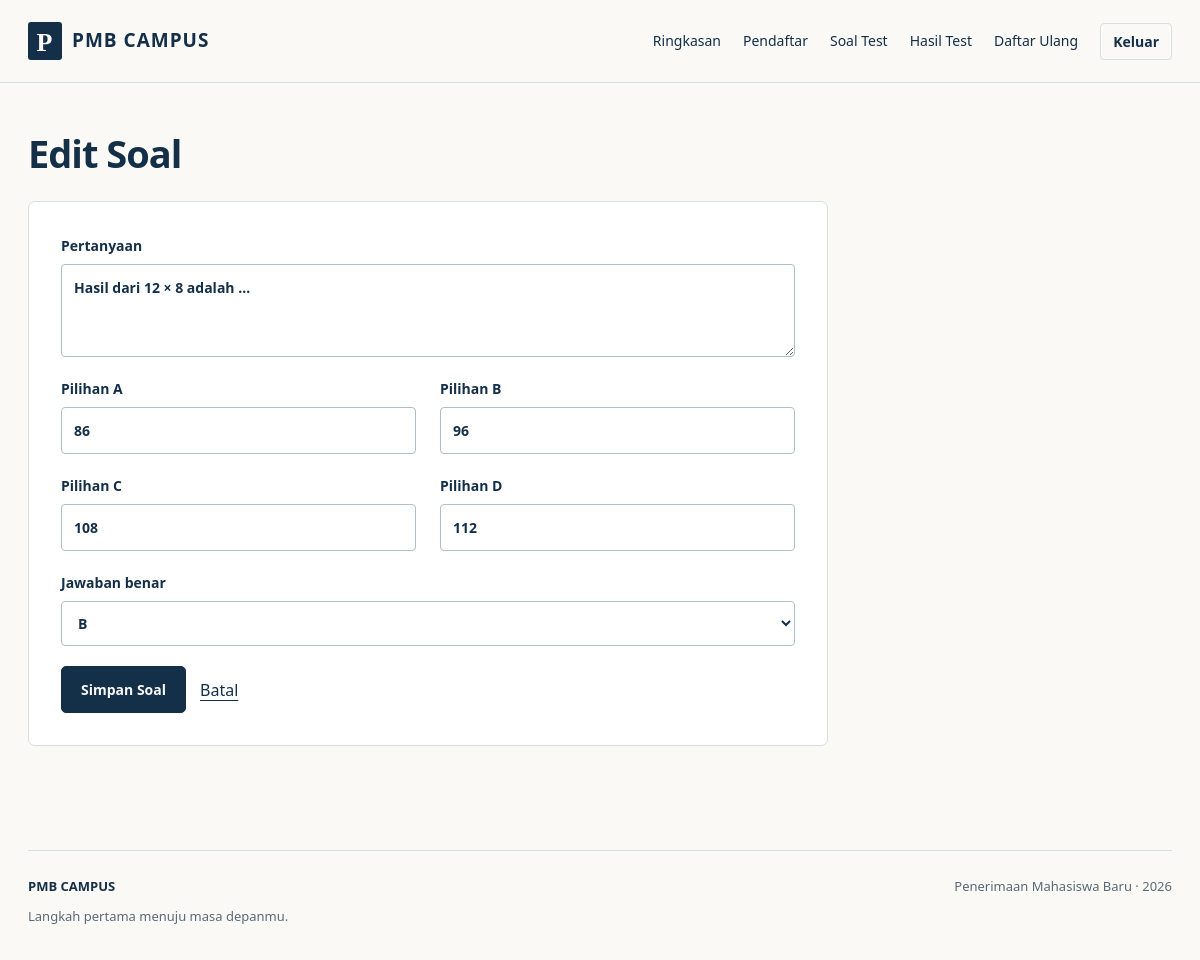
Page /admin/question_edit.php?id=1 (signed in) on the committed database.
### tables this page shows
CREATE TABLE test_questions (
 id INT UNSIGNED AUTO_INCREMENT PRIMARY KEY,
 question TEXT NOT NULL,
 option_a TEXT NOT NULL,
 option_b TEXT NOT NULL,
 option_c TEXT NOT NULL,
 option_d TEXT NOT NULL,
 correct_answer ENUM('A','B','C','D') NOT NULL,
 created_at TIMESTAMP NOT NULL DEFAULT CURRENT_TIMESTAMP
);

### admin/question_edit.php (called while the page is built, shortened)
<?php
require '../includes/init.php';
$editing = true;
require '../includes/admin_question_form.php';

### includes/init.php (called while the page is built, shortened)
<?php
function e($value) {
    return htmlspecialchars((string) $value, ENT_QUOTES, 'UTF-8');
}

### includes/admin_question_form.php (the view, shortened to what this page needs)
<?php
$data = [];
if ($editing) {
    $id = valid_id();
    $stmt = $pdo->prepare('SELECT * FROM test_questions WHERE id = ?');
    $stmt->execute([$id]);
    $data = $stmt->fetch();
}
$title = $editing ? 'Edit Soal' : 'Tambah Soal';
require __DIR__ . '/header.php';
?>
<h1><?= e($title) ?></h1>
<section class="card form-card"><?php
?><form method="post"><?php
?><label>Pertanyaan<textarea name="question" required maxlength="2000" rows="3"><?= e($data['question'] ?? '') ?></textarea>
</label>
<div class="form-grid"><?php
foreach (['a','b','c','d'] as $letter): ?><label>Pilihan <?= strtoupper($letter) ?><input name="option_<?= $letter ?>" required maxlength="2000" value="<?= e($data['option_' . $letter] ?? '') ?>">
</label><?php
endforeach;
?></div>
<label>Jawaban benar<select name="correct_answer" required>
<option value="">Pilih jawaban</option><?php
foreach (['A','B','C','D'] as $letter): ?><option <?= ($data['correct_answer'] ?? '') === $letter ? 'selected' : '' ?>><?= $letter ?></option><?php
endforeach;
?></select>
</label>
<div class="actions">
<button>Simpan Soal</button>
<a href="questions.php">Batal</a>
</div>
</form>
</section><?php
require __DIR__ . '/footer.php';
?>

### assets/css/style.css (style rules this page uses)
:root { --navy:#142f48; --blue:#dfecf5; --cream:#faf9f5; --muted:#586b78; --line:#d6dfe4 }
* { box-sizing:border-box }
body { margin:0; background:var(--cream); color:var(--navy); font-family:Segoe UI,Arial,sans-serif; font-size:16px; line-height:1.65 }
a { color:inherit; text-underline-offset:4px }
h1,h2,h3 { line-height:1.2; margin:0 0 20px }
h1 { font-size:38px; letter-spacing:-1px }
.actions { display:flex; align-items:center; gap:14px; flex-wrap:wrap }
.button,button { display:inline-block; background:var(--navy); color:var(--cream); border:1px solid var(--navy); border-radius:5px; padding:12px 19px; text-decoration:none; font:600 14px/1.5 Segoe UI,Arial,sans-serif; cursor:pointer }
.card,.auth-card { background:#fff; border:1px solid var(--line); border-radius:7px; padding:32px; margin:24px 0 }
.form-card { max-width:800px }
.form-grid { display:grid; grid-template-columns:1fr 1fr; gap:0 24px }
label { display:block; font-size:14px; font-weight:600; margin-bottom:20px }
input,textarea,select { display:block; width:100%; padding:11px 12px; margin-top:7px; border:1px solid #aebfc9; border-radius:4px; background:#fff; color:var(--navy); font:inherit }
textarea { resize:vertical }

### rows in the picture
test_questions: question "Hasil dari 12 × 8 adalah ...", option_a "86", option_b "96", option_c "108", option_d "112", correct_answer "B"

### other values in the picture
$title "Edit Soal"
$letter "A"
$letter "B"
$letter "C"
$letter "D"
